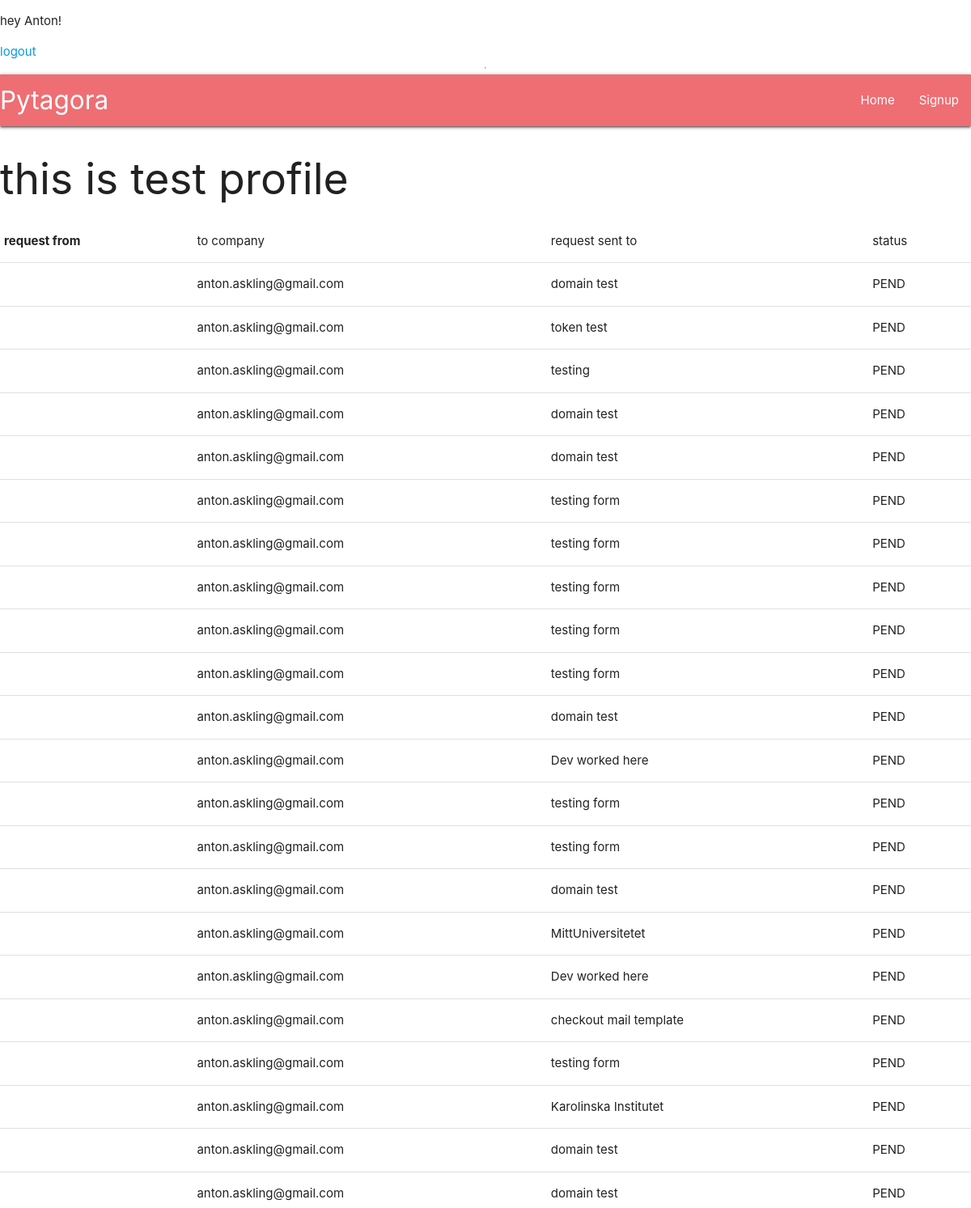
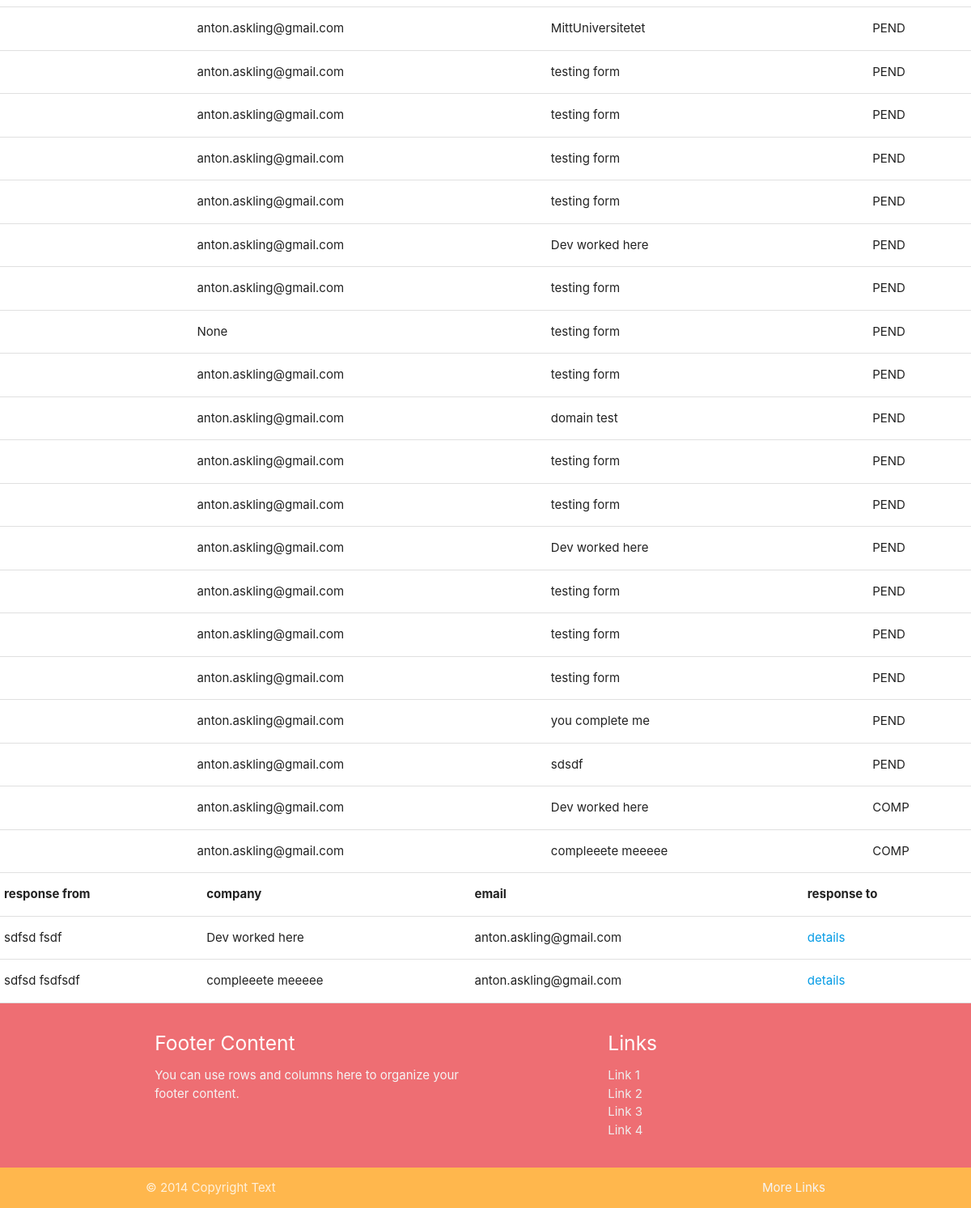
Screenshot of /profile/ (signed in) with the database file from the repository (2 pictures, top to bottom).
### core/models.py (models this page shows, shortened)
class User(PermissionsMixin, AbstractBaseUser):
    email = models.EmailField(_("email adress"), max_length=254, unique=True)
    first_name = models.CharField(_("first name"), max_length=50)
    last_name = models.CharField(_("last name"), max_length=50)
    date_joined = models.DateTimeField(_("date joined"), auto_now_add=True)
    last_login = models.DateTimeField(_("last login"), auto_now=True)
    is_active = models.BooleanField(_("active"), default=True)
    is_staff = models.BooleanField(_("staff"), default=True)
    is_recruiter = models.BooleanField(_("recruiter"), default=False)
    objects = UserManager()
    USERNAME_FIELD = "email"
    REQUIRED_FIELDS = []
    class Meta:
        verbose_name = _("user")
        verbose_name_plural = _("user")

### userprofile/models.py (models this page shows, shortened)
class RefRequest(models.Model):
    profile = models.ForeignKey(Profile, verbose_name=_("profile"), on_delete=models.CASCADE)
    company_name = models.CharField(_("company name"), max_length=100, null=True, blank=True)
    date_from = PartialDateField( verbose_name=_("date from"))
    date_to = PartialDateField(verbose_name=_("date to"))
    to_email = models.EmailField(_("to email"), max_length=254, null=True, blank=True)
    UNINITIATED = "UNIN"
    PENDING = "PEND"
    COMPLETE = "COMP"
    STATUS_CHOICES = [
        (UNINITIATED, "Uninitiated"),
        (PENDING, "Pending"),
        (COMPLETE, "Complete"),
    ]
    status = models.CharField(_("status"), max_length=4, choices=STATUS_CHOICES, default=UNINITIATED,)
    time_sent = models.DateTimeField(_("time_sent"), auto_now_add=True, null=True)
    class Meta:
        verbose_name = "Reference request"
        verbose_name_plural = "Reference requests"

class RefResponse(models.Model):
    ref_request = models.OneToOneField(RefRequest, verbose_name=_("request to"), on_delete=models.CASCADE)
    profile = models.ForeignKey(Profile, verbose_name=_("profile"), on_delete=models.CASCADE, null=True, blank=True)
    email = models.EmailField(_("email"), max_length=254)
    first_name = models.CharField(_("first name"), max_length=50, null=True, blank=True)
    last_name = models.CharField(_("last name"), max_length=50, null=True, blank=True)
    company_name = models.CharField(_("company name"), max_length=50, null=True, blank=True)
    title = models.CharField(_("title"), max_length=50)
    BOSS = "BOSS"
    COLLEAGUE = "COLL"
    CONSULTANT = "CONS"
    OTHER = "OTH"
    RELATION_CHOICES = [
        (BOSS, "Boss to referee"),
        (COLLEAGUE, "Colleague to referee"),
        (CONSULTANT, "referee was consultant"),
        (OTHER, "Other")
    ]
    relation = models.CharField(_("relation to referee"), choices=RELATION_CHOICES, default=BOSS, max_length=4)
    other_relation = models.CharField(_("if Other, please specify"), max_length=80, null=True, blank=True)
    main_tasks = models.TextField(_("describe main tasks"))
    elaborate = models.TextField(_("elaborate"))
    extra = models.TextField(_("extra"))
    referee_first_name = models.CharField(_("referee first name"), max_length=50)
    referee_last_name = models.CharField(_("referee last name"), max_length=50)
    completed = models.BooleanField(_("is completed"), default=False)
    time_added = models.DateTimeField(_("time added"), auto_now=True)
    def get_full_name(self):
        return f"{self.first_name} {self.last_name}"
    class Meta:
        verbose_name = "Reference response"
        verbose_name_plural = "Reference responses"
        ordering = ["ref_request"]

### userprofile/views.py (the view)
# urls.py: path("profile/", TestProfileView.as_view(), name="test_profile"),
class TestProfileView(LoginRequiredMixin, ListView):
    model = Profile
    context_object_name = "profile"
    template_name="userprofile/test_profile.html"
    def get_context_data(self, **kwargs):
        context = super().get_context_data(**kwargs)
        context["profile"] = context["profile"].filter(user=self.request.user)
        context["requests"] = context["profile"][0].refrequest_set.all()
        context["comp_responses"] = context["profile"][0].refresponse_set.all(
        ).filter(ref_request__status="COMP")
        return context

### userprofile/models.py (called while the page is built)
    def __str__(self):
        return f"{self.first_name} {self.last_name}"

### userprofile/templates/userprofile/test_profile.html
{% extends "base.html" %}
{% block content %}
    <h2>this is test profile</h2>
    <table>
        <tr>
            <th>request from</th>
            <td>to company</td>
            <td>request sent to</td>
            <td>status</td>
        </tr>
            {% for request in requests %}
            <tr>
                <td>{{ request.profile }}</td>
                <td>{{ request.to_email }}</td>
                <td>{{ request.company_name }}</td>
                <td>{{ request.status }}</td>
            </tr>
            {% empty %}
            <p>no requests has been made yet</p>
            {% endfor %}
    </table>
    <table>
        <tr>
            <th>response from</th>
            <th>company</th>
            <th>email</th>
            <th>response to</th>
        </tr>
            {% for response in comp_responses %}
            <tr>
                <td>{{ response.get_full_name }}</td>
                <td>{{ response.company_name }}</td>
                <td>{{ response.email }}</td>
                <td><a href="{% url 'reference_detail' response.id %}">details</a></td>
            </tr>
            {% empty %}
            <p>you have not received any responses yet.</p>
            {% endfor %}
    </table>
{% endblock content %}

### userprofile/templates/base.html (shortened to what this page needs)
{% load static %}
<!DOCTYPE html>
<html lang="en">
    <head>
        <link type="text/css"
              rel="stylesheet"
              href="{% static 'materialize/css/materialize.min.css' %}"
              media="screen,projection"/>
        <link rel="stylesheet" href="{% static 'base/css/style.css' %}"/>
    </head>
    <body>
        {% if user.is_authenticated %}
        <p>hey {{ user.first_name }}!</p>
        <a href="{% url 'logout' %}">logout</a>
        {% else %}
        <a href="{% url 'login' %}"> login</a>
        {% endif %}
        <hr />
        <header>
            <nav>
                <div class="nav-wrapper z-depth-1">
                    <a href="{% url 'home' %}" class="brand-logo">Pytagora</a>
                    <ul class="right hide-on-med-and-down">
                        <li>
                            <a href="{% url 'home' %}">Home</a>
                        </li>
                        <li>
                            <a href="{% url 'signup' %}">Signup</a>
                        </li>
                    </ul>
                </div>
            </nav>
        </header>
       <main>
        {% block content %}
        {% endblock content %}
       </main>
        <footer class="page-footer pytagora-orange" >
            <div class="container">
                <div class="row">
                    <div class="col l6 s12">
                        <h5 class="white-text">Footer Content</h5>
                        <p class="grey-text text-lighten-4">You can use rows and columns here to organize your footer content.</p>
                    </div>
                    <div class="col l4 offset-l2 s12">
                        <h5 class="white-text">Links</h5>
                        <ul>
                            <li>
                                <a class="grey-text text-lighten-3" href="#!">Link 1</a>
                            </li>
                            <li>
                                <a class="grey-text text-lighten-3" href="#!">Link 2</a>
                            </li>
                            <li>
                                <a class="grey-text text-lighten-3" href="#!">Link 3</a>
                            </li>
                            <li>
                                <a class="grey-text text-lighten-3" href="#!">Link 4</a>
                            </li>
                        </ul>
                    </div>
                </div>
            </div>
            <div class="footer-copyright orange lighten-2">
                <div class="container">
                    © 2014 Copyright Text
                    <a class="grey-text text-lighten-4 right" href="#!">More Links</a>
                </div>
            </div>
        </footer>
    </body>
</html>

### staticfiles/base/css/style.css (style rules this page uses)
body { display: flex; min-height: 100vh; flex-direction: column; }
main { flex: 1 0 auto; }
header { z-index: 3; }

### rows the page displays
User: first_name "Anton"
RefRequest: to_email "anton.askling@gmail.com", company_name "domain test", status "PEND"
RefRequest: to_email "anton.askling@gmail.com", company_name "token test", status "PEND"
RefRequest: to_email "anton.askling@gmail.com", company_name "testing", status "PEND"
RefRequest: to_email "anton.askling@gmail.com", company_name "domain test", status "PEND"
RefRequest: to_email "anton.askling@gmail.com", company_name "domain test", status "PEND"
RefRequest: to_email "anton.askling@gmail.com", company_name "testing form", status "PEND"
RefRequest: to_email "anton.askling@gmail.com", company_name "testing form", status "PEND"
RefRequest: to_email "anton.askling@gmail.com", company_name "testing form", status "PEND"
RefRequest: to_email "anton.askling@gmail.com", company_name "testing form", status "PEND"
RefRequest: to_email "anton.askling@gmail.com", company_name "testing form", status "PEND"
RefRequest: to_email "anton.askling@gmail.com", company_name "domain test", status "PEND"
RefRequest: to_email "anton.askling@gmail.com", company_name "Dev worked here", status "PEND"
RefRequest: to_email "anton.askling@gmail.com", company_name "testing form", status "PEND"
RefRequest: to_email "anton.askling@gmail.com", company_name "testing form", status "PEND"
RefRequest: to_email "anton.askling@gmail.com", company_name "domain test", status "PEND"
RefRequest: to_email "anton.askling@gmail.com", company_name "MittUniversitetet", status "PEND"
RefRequest: to_email "anton.askling@gmail.com", company_name "Dev worked here", status "PEND"
RefRequest: to_email "anton.askling@gmail.com", company_name "checkout mail template", status "PEND"
RefRequest: to_email "anton.askling@gmail.com", company_name "testing form", status "PEND"
RefRequest: to_email "anton.askling@gmail.com", company_name "Karolinska Institutet", status "PEND"
RefRequest: to_email "anton.askling@gmail.com", company_name "domain test", status "PEND"
RefRequest: to_email "anton.askling@gmail.com", company_name "domain test", status "PEND"
RefRequest: to_email "anton.askling@gmail.com", company_name "MittUniversitetet", status "PEND"
RefRequest: to_email "anton.askling@gmail.com", company_name "testing form", status "PEND"
RefRequest: to_email "anton.askling@gmail.com", company_name "testing form", status "PEND"
RefRequest: to_email "anton.askling@gmail.com", company_name "testing form", status "PEND"
RefRequest: to_email "anton.askling@gmail.com", company_name "testing form", status "PEND"
RefRequest: to_email "anton.askling@gmail.com", company_name "Dev worked here", status "PEND"
RefRequest: to_email "anton.askling@gmail.com", company_name "testing form", status "PEND"
RefRequest: to_email "None", company_name "testing form", status "PEND"
RefRequest: to_email "anton.askling@gmail.com", company_name "testing form", status "PEND"
RefRequest: to_email "anton.askling@gmail.com", company_name "domain test", status "PEND"
RefRequest: to_email "anton.askling@gmail.com", company_name "testing form", status "PEND"
RefRequest: to_email "anton.askling@gmail.com", company_name "testing form", status "PEND"
RefRequest: to_email "anton.askling@gmail.com", company_name "Dev worked here", status "PEND"
RefRequest: to_email "anton.askling@gmail.com", company_name "testing form", status "PEND"
RefRequest: to_email "anton.askling@gmail.com", company_name "testing form", status "PEND"
RefRequest: to_email "anton.askling@gmail.com", company_name "testing form", status "PEND"
RefRequest: to_email "anton.askling@gmail.com", company_name "you complete me", status "PEND"
RefRequest: to_email "anton.askling@gmail.com", company_name "sdsdf", status "PEND"
RefRequest: to_email "anton.askling@gmail.com", company_name "Dev worked here", status "COMP"
RefRequest: to_email "anton.askling@gmail.com", company_name "compleeete meeeee", status "COMP"
RefResponse: get_full_name "sdfsd fsdf", company_name "Dev worked here", email "anton.askling@gmail.com"
RefResponse: get_full_name "sdfsd fsdfsdf", company_name "compleeete meeeee", email "anton.askling@gmail.com"
